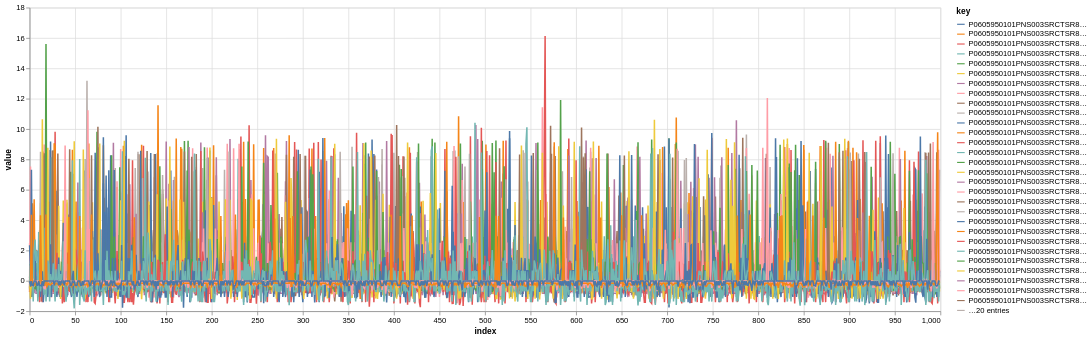

Notebook code cell kept with this figure:
### Markdown cell above
A `DataFrame` is built out of the `Dataset` in order to make the plot (notice columns are renamed to avoid `.`s). `trapallada.plot.signals_dataset` cannot be called since this is not a *fullsome* `SignalsDataset`(no *metadata* `DataFrame`).

### Code cell
trapallada.plot.signals_dataset(ds, columns=[pathlib.Path(c).stem for c in df.columns], n_signals=None)

### Figure 1 — Vega-Lite specification as saved in the notebook (floating-point values rounded to 4 significant figures; data arrays with more than 128 entries replaced by an {"elided": "..."} marker saying what was removed)
{"config": {"view": {"continuousWidth": 300, "continuousHeight": 300}}, "data": {"name": "data-54a5cf1ee7118809725eb291df12a052"}, "mark": {"type": "line"}, "encoding": {"color": {"field": "key", "type": "nominal"}, "x": {"field": "index", "type": "quantitative"}, "y": {"field": "value", "type": "quantitative"}}, "height": 400, "transform": [{"fold": ["P0605950101PNS003SRCTSR802C", "P0605950101PNS003SRCTSR8016", "P0605950101PNS003SRCTSR801F", "P0605950101PNS003SRCTSR8020", "P0605950101PNS003SRCTSR800F", "P0605950101PNS003SRCTSR802B", "P0605950101PNS003SRCTSR804C", "P0605950101PNS003SRCTSR8008", "P0605950101PNS003SRCTSR8018", "P0605950101PNS003SRCTSR8022", "P0605950101PNS003SRCTSR8007", "P0605950101PNS003SRCTSR800D", "P0605950101PNS003SRCTSR8023", "P0605950101PNS003SRCTSR8019", "P0605950101PNS003SRCTSR8014", "P0605950101PNS003SRCTSR8037", "P0605950101PNS003SRCTSR800E", "P0605950101PNS003SRCTSR8010", "P0605950101PNS003SRCTSR805C", "P0605950101PNS003SRCTSR8017", "P0605950101PNS003SRCTSR802F", "P0605950101PNS003SRCTSR801D", "P0605950101PNS003SRCTSR8013", "P0605950101PNS003SRCTSR8004", "P0605950101PNS003SRCTSR801E", "P0605950101PNS003SRCTSR800C", "P0605950101PNS003SRCTSR8035", "P0605950101PNS003SRCTSR800B", "P0605950101PNS003SRCTSR8001", "P0605950101PNS003SRCTSR8015", "P0605950101PNS003SRCTSR800A", "P0605950101PNS003SRCTSR8005", "P0605950101PNS003SRCTSR802D", "P0605950101PNS003SRCTSR8033", "P0605950101PNS003SRCTSR802A", "P0605950101PNS003SRCTSR803C", "P0605950101PNS003SRCTSR8003", "P0605950101PNS003SRCTSR801B", "P0605950101PNS003SRCTSR8029", "P0605950101PNS003SRCTSR8064", "P0605950101PNS003SRCTSR8036", "P0605950101PNS003SRCTSR8030", "P0605950101PNS003SRCTSR8012", "P0605950101PNS003SRCTSR8021", "P0605950101PNS003SRCTSR801C", "P0605950101PNS003SRCTSR801A", "P0605950101PNS003SRCTSR8009", "P0605950101PNS003SRCTSR8002", "P0605950101PNS003SRCTSR8032"]}], "width": 1200, "$schema": "https://vega.github.io/schema/vega-lite/v5.8.0.json", "datasets": {"data-54a5cf1ee7118809725eb291df12a052": {"elided": "1000 records"}}}
